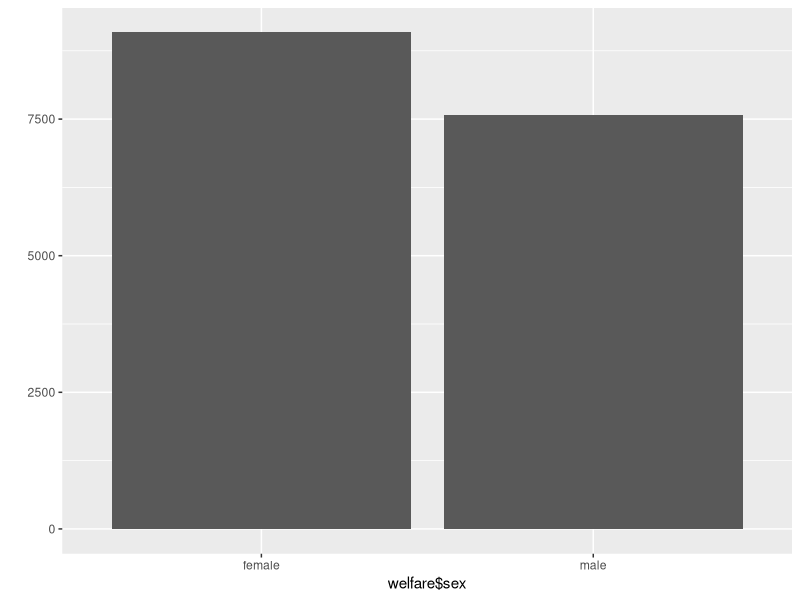
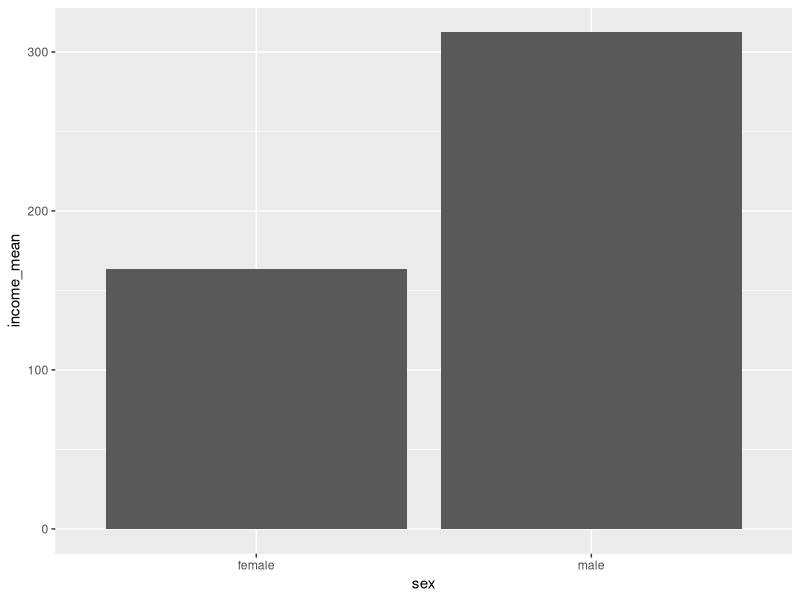
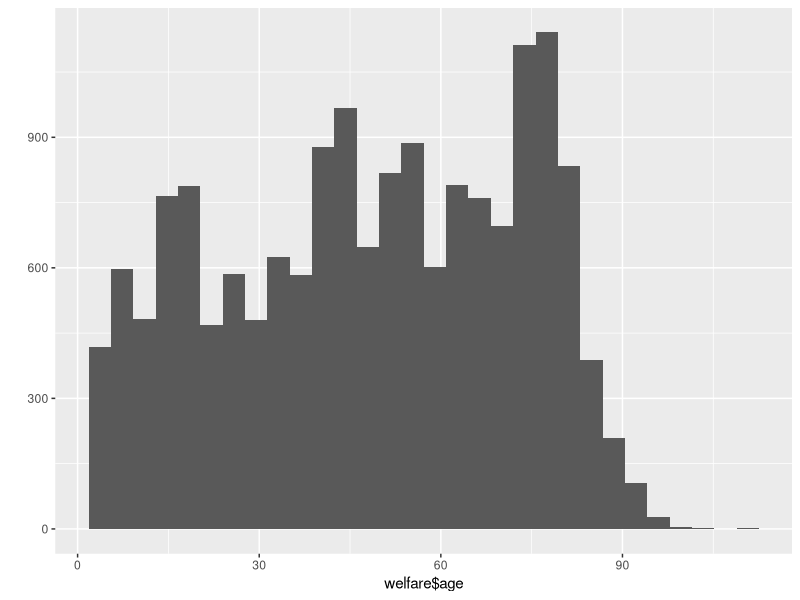
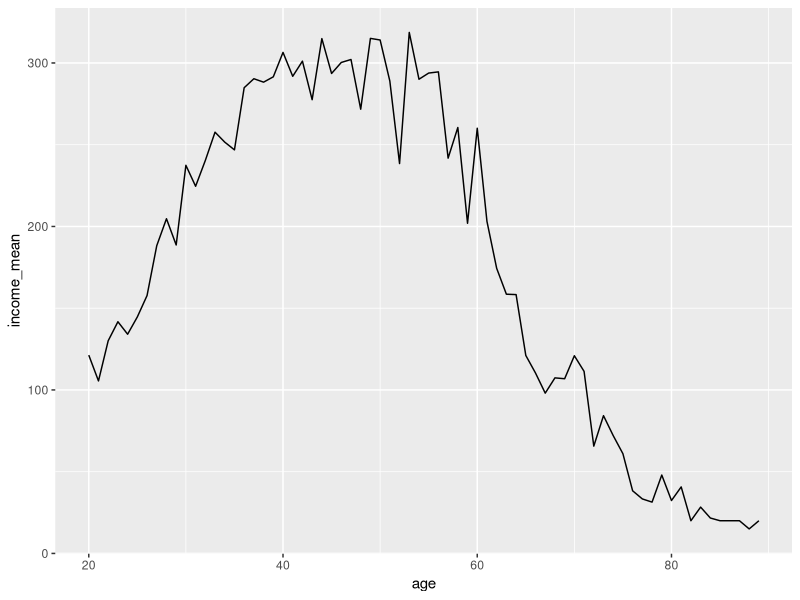
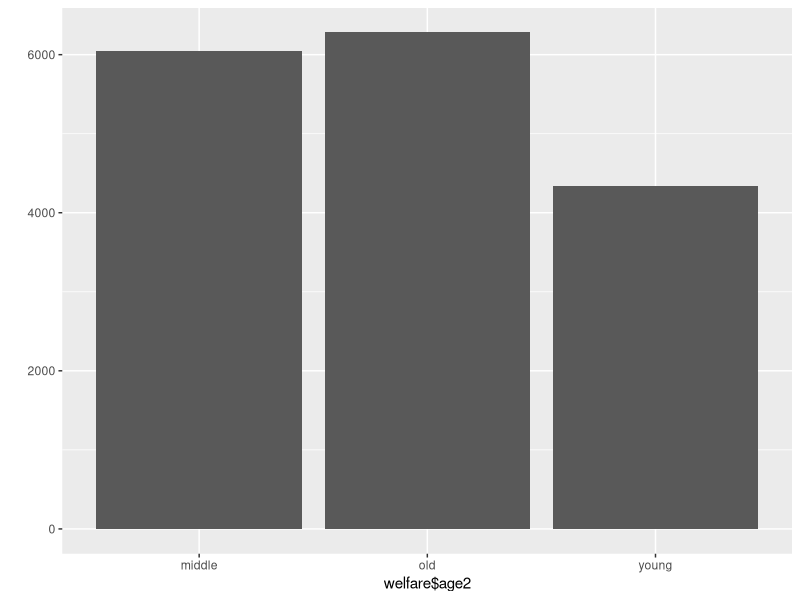
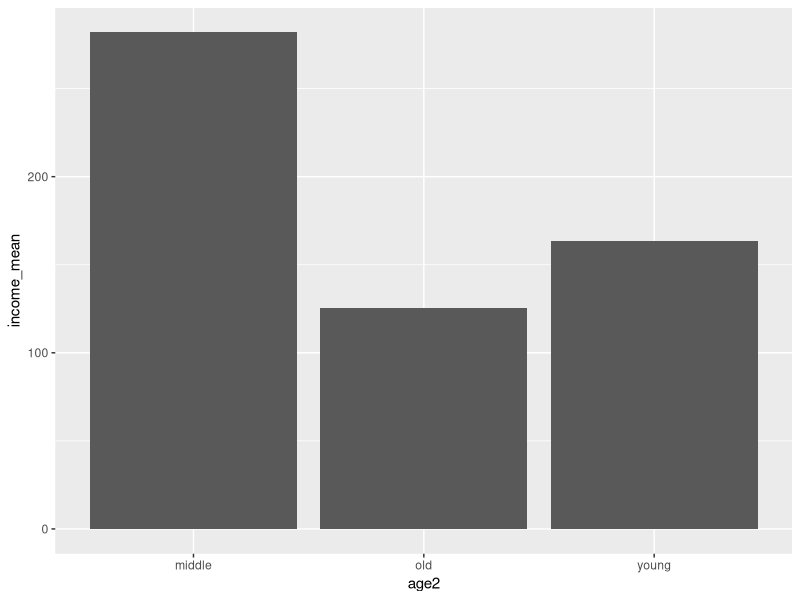
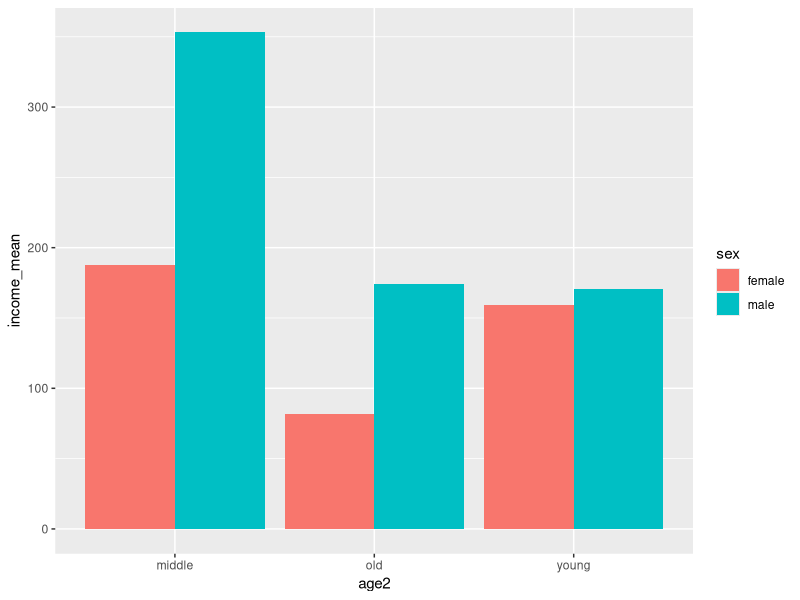
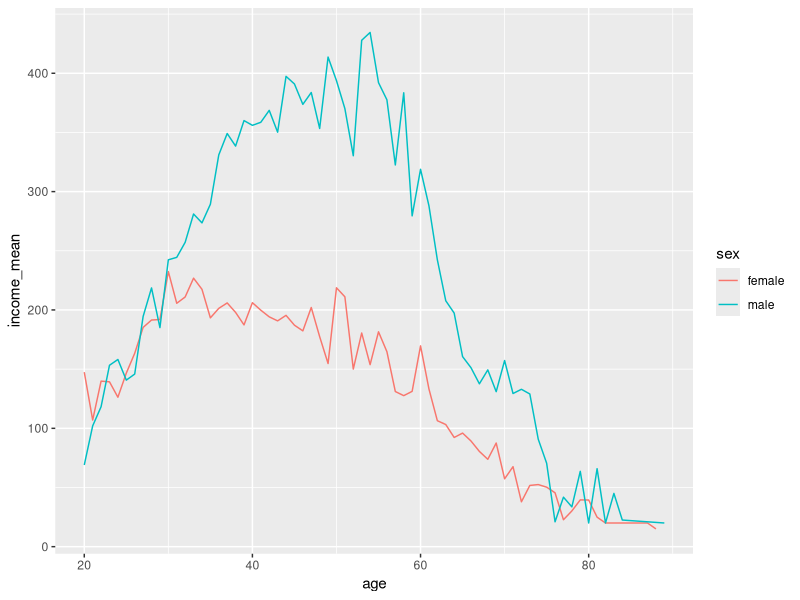

These figures' R source, in order:
## ---- chunk 1
library(ggplot2)
library(dplyr)
## ---- chunk 2
## 데이터 가져오기
raw_welfare <- read.csv('../data-files/selected_welfare.csv')
## ---- chunk 3
## 데이터 복사
welfare <- raw_welfare
## ---- chunk 4
 # 데이터 구조 확인
str(welfare)
head(welfare)
## ---- chunk 5
# 성별 데이터 확인 ( 1 : 남, 2 : 여, 9 : 모름/무응답 )
table(welfare$sex)
## ---- chunk 6
# 성별 데이터를 수치 데이터 -> 문자열 데이터로 변경
welfare$sex <- ifelse(welfare$sex == 1, 'male', 'female')
table(welfare$sex)
## ---- chunk 7
qplot(welfare$sex)
## ---- chunk 8
# 급여 데이터 확인 ( 범위 : 1 ~ 9998, 모름/무응답 : 9999)
summary(welfare$income)
## ---- chunk 9
# income의 0, 9999 -> NA 처리
welfare$income <- ifelse(welfare$income %in% c(0, 9999), NA, welfare$income)
# NA 분포 확인
table( is.na(welfare$income) )
## ---- chunk 10
# NA를 제거한 성별 급여 평균
income_by_gender <- welfare %>% 
  filter(!is.na(income)) %>% 
  group_by(sex) %>% 
  summarise(income_mean = mean(income))

income_by_gender
## ---- chunk 11
ggplot(income_by_gender, aes(x = sex, y = income_mean)) + geom_bar(stat='identity')
## ---- chunk 12
# 데이터 구조 다시보기
str(welfare)

# birth 데이터로 age 데이터로 사용
# brith 분포 확인 ( 범위 : 1900 ~ 2014, 9999 : 모름 / 무응답 )
summary(welfare$birth)

# NA 여부 확인
table( is.na(welfare$birth) )
## ---- chunk 13
# 출생년도를 사용해서 2015년 기준 나이 계산해서 새로운 컬럼에 저장
welfare <- welfare %>% 
  mutate(age = 2015 - birth + 1)

# 나이 데이터 분포 확인
summary(welfare$age)
## ---- chunk 14
qplot(welfare$age)
## ---- chunk 15
# NA인 inome을 제외하고 연령별로 급여 평균 계산
income_by_age <- welfare %>% 
  filter(!is.na(income)) %>% 
  group_by(age) %>%
  summarise(income_mean = mean(income))

income_by_age
## ---- chunk 16
ggplot(income_by_age, aes(x = age, y = income_mean)) + geom_line()
## ---- chunk 17
# 연령대 변수 만들기 ( ~ 30 / 30 ~ 60 / 60 ~ )
welfare <- welfare %>% 
  mutate(age2 = ifelse(age < 30, 
                       'young', 
                       ifelse(age < 60, 'middle', 'old')))
table(welfare$age2)
qplot(welfare$age2)
## ---- chunk 18
# 연령대별로 급여 평균
income_by_age2 <- welfare %>% 
  filter(!is.na(income)) %>% 
  group_by(age2) %>% 
  summarise(income_mean = mean(income))

income_by_age2
ggplot(income_by_age2, aes(x = age2, y = income_mean)) + geom_bar(stat='identity')
## ---- chunk 19
# 성별, 연령대별 급여 비교

income_by_age2_and_gender <- welfare %>% 
  filter(!is.na(income)) %>% 
  group_by(age2, sex) %>% 
  summarise(income_mean = mean(income))

income_by_age2_and_gender
ggplot(income_by_age2_and_gender, aes(x = age2, y = income_mean, fill = sex)) + geom_bar(stat='identity', position = 'dodge')
## ---- chunk 20
# 연령별, 성별 급여 분석
income_by_age_and_gender <- welfare %>% 
  filter(!is.na(income)) %>% 
  group_by(age, sex) %>% 
  summarise(income_mean = mean(income),
            n = n())

income_by_age_and_gender

ggplot(income_by_age_and_gender, aes(x = age, y = income_mean, col = sex)) + geom_line()
## ---- chunk 21
# 종교와 결혼상태(이혼) 관계 분석
# 결혼상태 데이터 탐색 ( 0 : 18세미만    1 : 유배우    2 : 사별    3 : 이혼    4 : 별거   5 : 미혼    6 : 기타)
class(welfare$marriage)
table(welfare$marriage)

# 이혼여부 컬럼 추가 ('marriage', 'divorce', NA)
welfare <- welfare %>% 
  mutate(marriage2 = ifelse(marriage == 1, 
                            'marriage', 
                            ifelse(marriage == 3, 'divorce', NA)))

table(is.na(welfare$marriage2))
qplot(welfare$marriage2)
## ---- chunk 22
# 종교 데이터 탐색 ( 1: 있음, 2 : 없음, 9: 모름/무응답 )
table(welfare$religion)

# 데이터를 숫자 -> 문자열
welfare$religion <- ifelse(welfare$religion == 1, "yes", "no")
table(welfare$religion)

## ---- chunk 23
# 종교와 결혼상태를 기준으로 빈도, 빈도비율 계산
religion_marriage <- welfare %>% 
  filter(!is.na(marriage2)) %>% 
  group_by(religion, marriage2) %>% 
  summarise(n = n()) %>% 
  mutate(total = sum(n)) %>%
  mutate(pct = round(n / total * 100, 1))
  
## ---- chunk 24
religion_marriage
## ---- chunk 25
# 이혼에 해당하는 데이터만 뽑기
divorce <- religion_marriage %>% 
  filter(marriage2 == 'divorce') %>% 
  select(religion, pct)

divorce

## ---- chunk 26
ggplot(divorce, aes(x = religion, y = pct)) + geom_bar(stat="identity")
## ---- chunk 27

## ---- chunk 28

## ---- chunk 29


